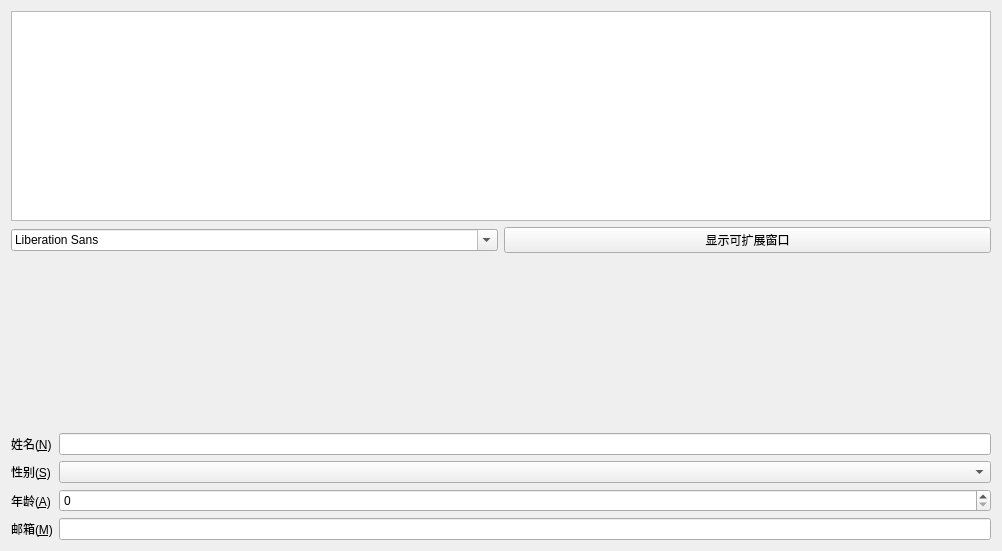
<?xml version="1.0" encoding="UTF-8"?>
<ui version="4.0">
 <class>MyWidget</class>
 <widget class="QWidget" name="MyWidget">
  <property name="geometry">
   <rect>
    <x>0</x>
    <y>0</y>
    <width>1002</width>
    <height>551</height>
   </rect>
  </property>
  <property name="windowTitle">
   <string>MyWidget</string>
  </property>
  <layout class="QVBoxLayout" name="verticalLayout">
   <item>
    <layout class="QHBoxLayout" name="horizontalLayout">
     <item>
      <widget class="QTextEdit" name="textEdit"/>
     </item>
    </layout>
   </item>
   <item>
    <layout class="QHBoxLayout" name="horizontalLayout_2">
     <item>
      <widget class="QFontComboBox" name="fontComboBox"/>
     </item>
     <item>
      <widget class="QPushButton" name="pushButton">
       <property name="text">
        <string>显示可扩展窗口</string>
       </property>
       <property name="checkable">
        <bool>true</bool>
       </property>
      </widget>
     </item>
    </layout>
   </item>
   <item>
    <spacer name="verticalSpacer">
     <property name="orientation">
      <enum>Qt::Vertical</enum>
     </property>
     <property name="sizeType">
      <enum>QSizePolicy::Fixed</enum>
     </property>
     <property name="sizeHint" stdset="0">
      <size>
       <width>20</width>
       <height>174</height>
      </size>
     </property>
    </spacer>
   </item>
   <item>
    <layout class="QFormLayout" name="formLayout">
     <property name="fieldGrowthPolicy">
      <enum>QFormLayout::AllNonFixedFieldsGrow</enum>
     </property>
     <item row="0" column="0">
      <widget class="QLabel" name="nLabel">
       <property name="text">
        <string>姓名(&amp;N)</string>
       </property>
       <property name="buddy">
        <cstring>nLineEdit</cstring>
       </property>
      </widget>
     </item>
     <item row="0" column="1">
      <widget class="QLineEdit" name="nLineEdit"/>
     </item>
     <item row="1" column="0">
      <widget class="QLabel" name="sLabel">
       <property name="text">
        <string>性别(&amp;S)</string>
       </property>
       <property name="buddy">
        <cstring>sComboBox</cstring>
       </property>
      </widget>
     </item>
     <item row="1" column="1">
      <widget class="QComboBox" name="sComboBox"/>
     </item>
     <item row="2" column="0">
      <widget class="QLabel" name="aLabel">
       <property name="text">
        <string>年龄(&amp;A)</string>
       </property>
       <property name="buddy">
        <cstring>aSpinBox</cstring>
       </property>
      </widget>
     </item>
     <item row="2" column="1">
      <widget class="QSpinBox" name="aSpinBox"/>
     </item>
     <item row="3" column="0">
      <widget class="QLabel" name="mLabel">
       <property name="text">
        <string>邮箱(&amp;M)</string>
       </property>
       <property name="buddy">
        <cstring>mLineEdit</cstring>
       </property>
      </widget>
     </item>
     <item row="3" column="1">
      <widget class="QLineEdit" name="mLineEdit"/>
     </item>
    </layout>
   </item>
  </layout>
 </widget>
 <layoutdefault spacing="6" margin="11"/>
 <resources/>
 <connections/>
</ui>
